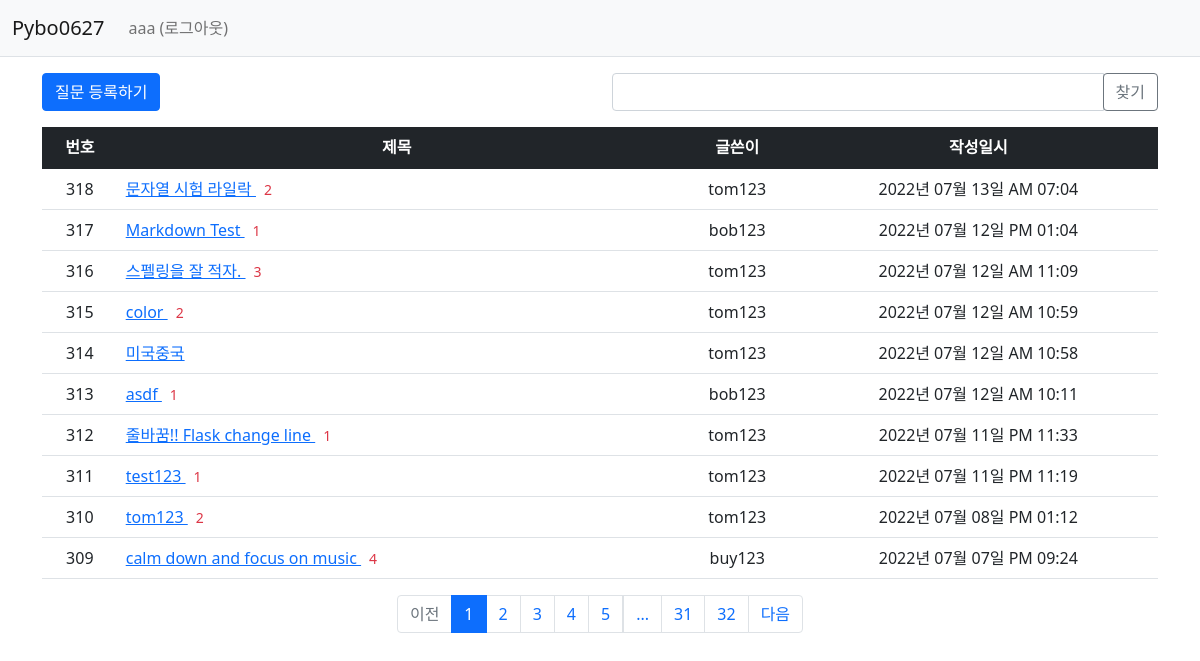
/question/list/ (signed in), run on the app's committed database.
### pybo/models.py (models this page shows)
class User(db.Model):
    id = db.Column(db.Integer, primary_key=True)
    username = db.Column(db.String(150), unique=True, nullable=False)
    password = db.Column(db.String(200), nullable=False)
    email = db.Column(db.String(120), unique=True, nullable=False)

class Question(db.Model):
    id = db.Column(db.Integer, primary_key=True)
    subject = db.Column(db.String(200), nullable=False)
    content = db.Column(db.Text(), nullable=False)
    create_date = db.Column(db.DateTime(), nullable=False)
    user_id = db.Column(db.Integer, db.ForeignKey('user.id', ondelete='CASCADE'), nullable=False)
    user = db.relationship('User', backref=db.backref('question_set'))
    modify_date = db.Column(db.DateTime(), nullable=True)
    voter = db.relationship('User', secondary=question_voter, backref=db.backref('question_voter_set'))

### pybo/views/question_views.py (the view, shortened to what this page needs)
@bp.route('/list/')
def _list():
    page = request.args.get('page', type=int, default=1)  # page
    kw = request.args.get('kw', type=str, default='')
    question_list = Question.query.order_by(Question.create_date.desc())
    question_list = question_list.paginate(page, per_page=10)
    return render_template('question/question_list.html', question_list=question_list, page=page, kw=kw)

### pybo/filter.py (called while the page is built)
def format_datetime(value, fmt='%Y년 %m월 %d일 %p %I:%M'):
    return value.strftime(fmt)

### pybo/views/auth_views.py (called while the page is built)
@bp.before_app_request
def load_logged_in_user():
    user_id = session.get('user_id')
    if user_id is None:
        g.user = None
    else:
        g.user = User.query.get(user_id)

### pybo/templates/question/question_list.html (shortened to what this page needs)
<!DOCTYPE html>
<html lang="en">
<head>
</head>
<body>
    {% extends 'base.html' %}
    {% block content %}
    <div class = "container my-3">
        <div class = "row my-3">
            <div class = "col-6">
                <a href="{{ url_for('question.create') }}" class = "btn btn-primary">질문 등록하기</a>
            </div>
            <div class = "col-6">
                <div class = "input-group">
                    <input type="text" id="search_kw" class="form-control" value="{{ kw or '' }}">
                    <div class = "input-group-append">
                        <button class = "btn btn-outline-secondary" type="button" id = "btn_search">찾기</button>
                    </div>
                </div>
            </div>
        </div>
        <table class = "table">
            <thead>
            <tr class = "text-center table-dark">
                <th>번호</th>
                <th style="width:50%">제목</th>
                <th>글쓴이</th>
                <th>작성일시</th>
            </tr>
            </thead>
            <tbody>
            {% if question_list %}
            {% for question in question_list.items %}
            <tr class="text-center">
                <td>{{ question_list.total - ((question_list.page-1) * question_list.per_page) - loop.index0  }}</td>
                <td class = "text-start">
                    <a href = "{{ url_for('question.detail', question_id=question.id) }}">
                        {{ question.subject }}
                    </a>
                    {% if question.answer_set|length > 0 %}
                    <span class = "text-danger small mx-2">{{ question.answer_set|length }}</span>
                    {% endif %}
                </td>
                <td>{{ question.user.username }} </td>
                <td>{{ question.create_date|datetime }} </td>
            </tr>
            {% endfor %}
            {% else %}
            <tr>
                <td colspan = "3"> 질문이 없습니다. </td>
            </tr>
            {% endif %}
            </tbody>
        </table>
        <ul class = "pagination justify-content-center">
            {% if question_list.has_prev %}
            <li class = "page-item">
                <a class = "page-link" data-page="{{ question_list.prev_num }}" href="javascript:void(0)">이전</a>
            </li>
            {% else %}
            <li class = "page-item disabled">
                <a class = "page-link" tabindex = "-1" aria-disabled="true" href ="javascript:void(0)">이전</a>
            </li>
            {% endif %}
            {% for page_num in question_list.iter_pages() %}
            {% if page_num %}
            {% if page_num != question_list.page %}
            <li class = "page-item">
                <a class="page-link" data-page="{{ page_num }}" href = "javascript:void(0)">{{ page_num }}</a>
            </li>
            {% else %}
            <li class = "page-item active" aria-current = "page">
                <a class = "page-link" href = "javascript:void(0)">{{ page_num }}</a>
            </li>
            {% endif %}
            {% else %}
            <li class = "disabled">
                <a class = "page-link" href = "javascript:void(0)">...</a>
            </li>
            {% endif %}
            {% endfor %}
            {% if question_list.has_next %}
            <li class = "page-item">
                <a class = "page-link" data-page="{{ question_list.next_num }}" href="javascript:void(0)">다음</a>
            </li>
            {% else %}
            <li class = "page-item disabled">
                <a class = "page-link" tabindex="-1" aria-disabled="true" href = "javascript:void(0)">다음</a>
            </li>
            {% endif %}
        </ul>
</div>
{% endblock %}

### pybo/templates/navbar.html (shortened to what this page needs)
<!DOCTYPE html>
<html lang="en">
<head>
</head>
<body>
    <nav class = "navbar navbar-expand-lg navbar-light bg-light border-bottom">
        <div class = "container-fluid">
            <a class = "navbar-brand" href="{{ url_for('main.index') }}" >Pybo0627</a>
            <div class = "collapse navbar-collapse" id = "navbarSupportedContent">
                {% if g.user %}
                <ul class = "navbar-nav">
                    <li class = "nav-item ">
                        <a class = "nav-link" href = "{{ url_for('auth.logout') }}">{{ g.user.username }} (로그아웃) </a>
                    </li>
                </ul>
                {% endif %}
            </div>
        </div>
    </nav>
</body>
</html>

### data on the page
User: user.username "aaa"
Question: total "318", subject "문자열 시험 라일락", answer_set|length "2", user.username "tom123", create_date "2022년 07월 13일 AM 07:04"
Question: total "317", subject "Markdown Test", answer_set|length "1", user.username "bob123", create_date "2022년 07월 12일 PM 01:04"
Question: total "316", subject "스펠링을 잘 적자.", answer_set|length "3", user.username "tom123", create_date "2022년 07월 12일 AM 11:09"
Question: total "315", subject "color", answer_set|length "2", user.username "tom123", create_date "2022년 07월 12일 AM 10:59"
Question: total "314", subject "미국중국", user.username "tom123", create_date "2022년 07월 12일 AM 10:58"
Question: total "313", subject "asdf", answer_set|length "1", user.username "bob123", create_date "2022년 07월 12일 AM 10:11"
Question: total "312", subject "줄바꿈!! Flask change line", answer_set|length "1", user.username "tom123", create_date "2022년 07월 11일 PM 11:33"
Question: total "311", subject "test123", answer_set|length "1", user.username "tom123", create_date "2022년 07월 11일 PM 11:19"
Question: total "310", subject "tom123", answer_set|length "2", user.username "tom123", create_date "2022년 07월 08일 PM 01:12"
Question: total "309", subject "calm down and focus on music", answer_set|length "4", user.username "buy123", create_date "2022년 07월 07일 PM 09:24"

### other printed values
{{ page_num }} "1"
{{ page_num }} "2" "3" "4" "5" "31" "32"
